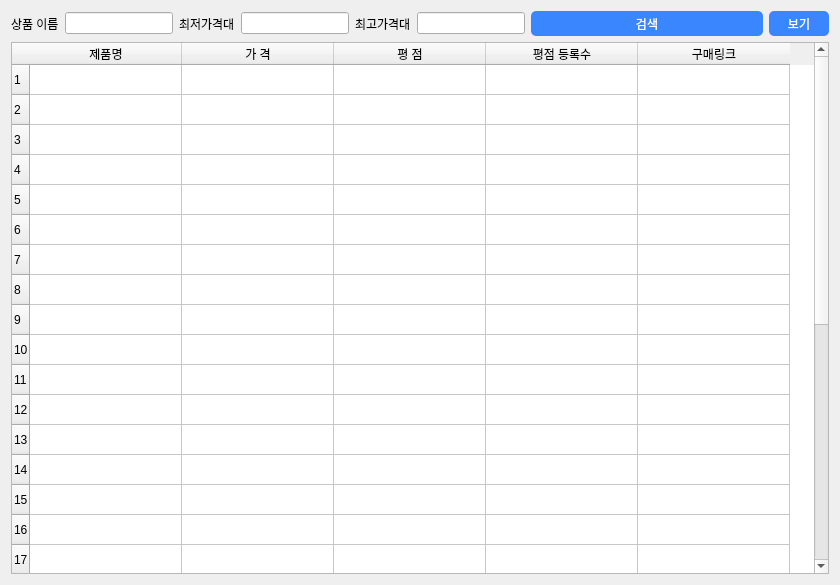
<?xml version="1.0" encoding="UTF-8"?>
<ui version="4.0">
 <class>Dialog</class>
 <widget class="QDialog" name="Dialog">
  <property name="geometry">
   <rect>
    <x>0</x>
    <y>0</y>
    <width>840</width>
    <height>585</height>
   </rect>
  </property>
  <property name="minimumSize">
   <size>
    <width>840</width>
    <height>585</height>
   </size>
  </property>
  <property name="windowTitle">
   <string>Dialog</string>
  </property>
  <property name="styleSheet">
   <string notr="true">QPushButton{
	color: white;
	background-color: rgb(58, 134, 255);
	border-radius: 5px;
}
#Dialog{
	background:url(&quot;C:/Users/mysky/Desktop/Github/python_work/pythonPro/배경2.jpg&quot;)
}</string>
  </property>
  <layout class="QGridLayout" name="gridLayout">
   <item row="0" column="0">
    <widget class="QLabel" name="label">
     <property name="text">
      <string>상품 이름</string>
     </property>
    </widget>
   </item>
   <item row="0" column="1">
    <widget class="QLineEdit" name="lineEdit"/>
   </item>
   <item row="0" column="2">
    <widget class="QLabel" name="label_2">
     <property name="text">
      <string>최저가격대</string>
     </property>
    </widget>
   </item>
   <item row="0" column="3">
    <widget class="QLineEdit" name="lineEdit_2"/>
   </item>
   <item row="0" column="4">
    <widget class="QLabel" name="label_3">
     <property name="text">
      <string>최고가격대</string>
     </property>
    </widget>
   </item>
   <item row="0" column="5">
    <widget class="QLineEdit" name="lineEdit_3"/>
   </item>
   <item row="0" column="6">
    <widget class="QPushButton" name="pushButton">
     <property name="sizePolicy">
      <sizepolicy hsizetype="Minimum" vsizetype="Maximum">
       <horstretch>50</horstretch>
       <verstretch>0</verstretch>
      </sizepolicy>
     </property>
     <property name="minimumSize">
      <size>
       <width>60</width>
       <height>25</height>
      </size>
     </property>
     <property name="text">
      <string>검색</string>
     </property>
    </widget>
   </item>
   <item row="0" column="7">
    <widget class="QPushButton" name="pushButton_2">
     <property name="minimumSize">
      <size>
       <width>60</width>
       <height>25</height>
      </size>
     </property>
     <property name="text">
      <string>보기</string>
     </property>
    </widget>
   </item>
   <item row="1" column="0" colspan="8">
    <widget class="QTableWidget" name="tableWidget">
     <property name="rowCount">
      <number>30</number>
     </property>
     <property name="columnCount">
      <number>5</number>
     </property>
     <attribute name="horizontalHeaderDefaultSectionSize">
      <number>152</number>
     </attribute>
     <attribute name="horizontalHeaderMinimumSectionSize">
      <number>40</number>
     </attribute>
     <attribute name="verticalHeaderDefaultSectionSize">
      <number>30</number>
     </attribute>
     <attribute name="verticalHeaderMinimumSectionSize">
      <number>16</number>
     </attribute>
     <row/>
     <row/>
     <row/>
     <row/>
     <row/>
     <row/>
     <row/>
     <row/>
     <row/>
     <row/>
     <row/>
     <row/>
     <row/>
     <row/>
     <row/>
     <row/>
     <row/>
     <row/>
     <row/>
     <row/>
     <row/>
     <row/>
     <row/>
     <row/>
     <row/>
     <row/>
     <row/>
     <row/>
     <row/>
     <row/>
     <column>
      <property name="text">
       <string>제품명</string>
      </property>
     </column>
     <column>
      <property name="text">
       <string>가 격</string>
      </property>
     </column>
     <column>
      <property name="text">
       <string>평 점</string>
      </property>
     </column>
     <column>
      <property name="text">
       <string>평점 등록수</string>
      </property>
     </column>
     <column>
      <property name="text">
       <string>구매링크</string>
      </property>
     </column>
    </widget>
   </item>
  </layout>
 </widget>
 <resources/>
 <connections/>
</ui>
